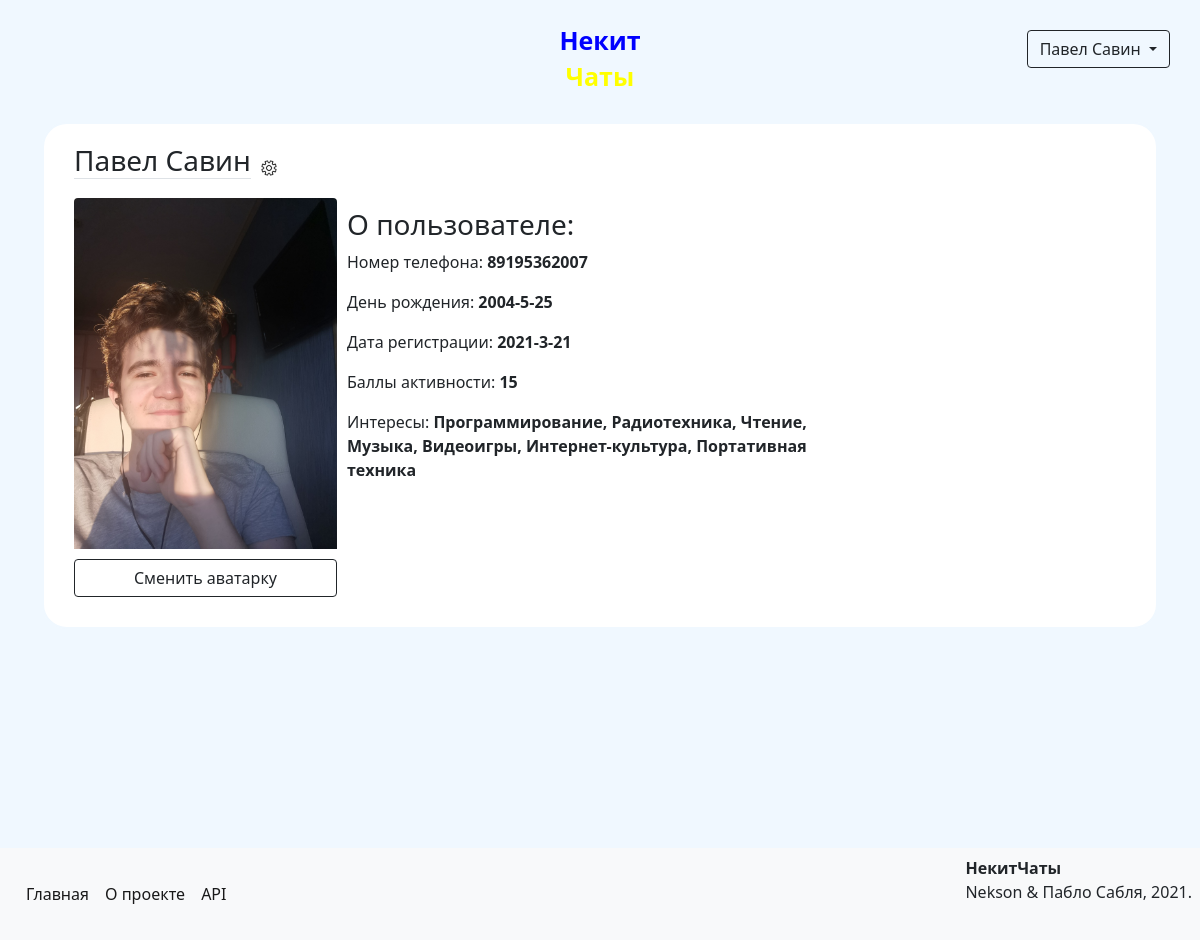
Screenshot of /profile/3 (signed in) with the database file from the repository.
### data/models/user.py (models this page shows, shortened)
class User(SqlAlchemyBase, UserMixin, SerializerMixin):
    __tablename__ = 'users'
    id = Column(Integer, autoincrement=True, primary_key=True)
    name = Column(Unicode)
    surname = Column(Unicode)
    birthday = Column(DateTime)
    email = Column(String, unique=True)
    phone_number = Column(String, unique=True)
    hashed_password = Column(String)
    registration_time = Column(DateTime, default=datetime.now)
    rating = Column(Integer, default=0)
    advertisements = relationship('Advertisement', back_populates='author')
    interests = relationship('Interest', secondary='users_to_interests', backref='users')

### data/models/interests.py (models this page shows)
class Interest(SqlAlchemyBase):
    __tablename__ = 'interests'
    id = Column(Integer, primary_key=True, autoincrement=True)
    title = Column(Unicode, nullable=True)

### main.py (the view)
@app.route('/profile/<int:user_id>')
@login_required
def show_profile(user_id):
    session = create_session()
    user = session.query(User).filter(User.id == user_id).first()
    pic = session.query(Avatar).filter(Avatar.refers_to == user_id).first()
    if pic:
        profile_pic = url_for('static', filename=f"avatars/{pic.link}")
    else:
        profile_pic = url_for('static', filename='avatars/anon.png')
    return render_template('profile.html', user=user, pic=profile_pic)

### data/db_session.py (called while the page is built)
def create_session() -> Session:
    global __factory
    return __factory()

### main.py (called while the page is built)
@login_manager.user_loader
def load_user(user_id):
    session = create_session()
    return session.query(User).get(user_id)

### templates/profile.html (shortened to what this page needs)
{% extends "base.html" %}
{% block content %}
<form class="clearfix">
    <div class="clearfix">
        <div class="clearfix">
            <h3 class="border-bottom float-start">{{ user.name }} {{ user.surname }}</h3>
            {% if user.id == current_user.id %}
                <a class="float-start" href="/profile/{{ current_user.id }}/settings">
                    <div><img src="/static/img/settings.png" width="16px" height="16px"></div>
                </a>
            {% endif %}
        </div>
        <div class="clearfix">
            <img src="{{ pic }}" class="profile-pic rounded-top w-25 h-25 float-start" alt="Упс! Аватарка не найдена!">
            <div class="float-start w-50">
                <h3>О пользователе:</h3>
                <p>Номер телефона: <b>{{ user.phone_number }}</b></p>
                <p>День рождения: <b>{{ user.birthday.year }}-{{ user.birthday.month }}-{{ user.birthday.day }}</b></p>
                <p>Дата регистрации: <b>{{ user.registration_time.year }}-{{ user.registration_time.month }}-{{ user.registration_time.day }}</b></p>
                <p>Баллы активности: <b>{{ user.rating }}</b></p>
                {% if user.interests %}
                    <p>Интересы:
                        {% for i in user.interests %}
                        <b>{{ i.title }}{% if not loop.last %},{% endif %}</b>
                        {% endfor %}
                    </p>
                {% endif %}
            </div>
        </div>
        <div>
            {% if user.id == current_user.id %}
                <a class="btn btn-outline-dark w-25 rounded-bottom" href="/profile/{{ current_user.id }}/avatar">Сменить аватарку</a>
            {% else %}
                <a class="btn btn-outline-dark w-25 rounded-bottom" href="/conversation/{{ user.id }}#bottom">Написать сообщение</a>
            {% endif %}
        </div>
    </div>
</form>
{% endblock %}

### templates/base.html (shortened to what this page needs)
<!DOCTYPE html>
<html lang="en">
<head>
    <link rel="stylesheet" href="/static/css/style.css">
    <link rel="stylesheet" href="https://cdn.jsdelivr.net/npm/bootstrap@5.0.0-beta1/dist/css/bootstrap.min.css"
>
</head>
<body>
<div class="header clearfix">
    {% if current_user.is_authenticated %}
        <div class="dropdown float-end">
            <button class="btn btn-outline-dark dropdown-toggle" type="button" id="dropdownMenuButton" data-toggle="dropdown" aria-haspopup="true" aria-expanded="false">
                {{ current_user.name }} {{ current_user.surname }}
            </button>
        </div>
    {% else %}
        <a class="btn btn-outline-dark register float-end" href="/register">Зарегистрироваться</a>
        <a class="btn btn-outline-dark login float-end" href="/login">Войти</a>
    {% endif %}
    <div class="logo">
        <a href="/">
            <p class="nekit">Некит</p>
            <p class="chats">Чаты</p>
        </a>
    </div>
</div>
<main role="main" class="container clearfix">
    {% block content %}{% endblock %}
</main>
<footer class="clearfix p-2 bg-light">
    <span class="fs-6 float-end"><b>НекитЧаты</b><br>Nekson & Пабло Сабля, 2021.</span>
    <nav class="navbar navbar-expand-lg navbar-light">
        <div class="collapse navbar-collapse" id="navbarSupportedContent">
          <ul class="navbar-nav me-auto mb-2 mb-lg-0">
            <li class="nav-item">
              <a class="nav-link active" href="/">Главная</a>
            </li>
            <li class="nav-item">
              <a class="nav-link active" href="/info">О проекте</a>
            </li>
            <li class="nav-item">
              <a class="nav-link active" href="/api">API</a>
            </li>
          </ul>
        </div>
    </nav>
</footer>
</body>
</html>

### static/css/style.css (style rules this page uses)
body { background-color: aliceblue !important; }
.logo { text-align: center; margin-left: auto; margin-right: auto; margin-top: 10px; margin-bottom: 10px; max-width: 150px; font-size: 25px; font-weight: 700; line-height: 20px; }
a { text-decoration: none !important; }
.header { background-color: aliceblue; margin-bottom: 10px; padding: 10px; }
.nekit { color: blue; }
.chats { color: yellow; }
div { margin: 10px; }
form { margin-left: auto; margin-right: auto; background-color: white; border: solid 2px aliceblue; border-radius: 25px; padding: 10px; }
footer { margin-top: 219px }

### rows the page displays
User: name "Павел", surname "Савин", phone_number "89195362007", birthday.year "2004", birthday.month "5", birthday.day "25", registration_time.year "2021", registration_time.month "3", registration_time.day "21", rating "15"
Interest: title "Программирование"
Interest: title "Радиотехника"
Interest: title "Чтение"
Interest: title "Музыка"
Interest: title "Видеоигры"
Interest: title "Интернет-культура"
Interest: title "Портативная техника"
